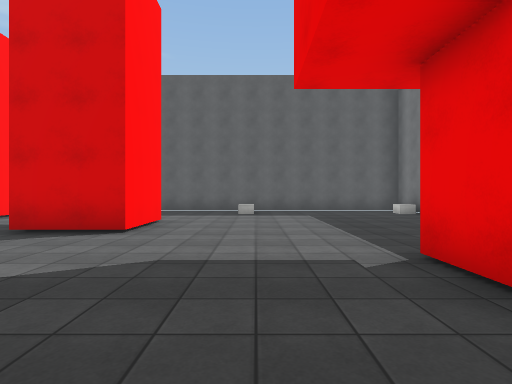
View 1 (above)

24 first-person views from a walk through a scene from a Unity 3-D project. The camera is 1.4 m above the floor, looks level and sees 80° across. The floor is counted in squares, 2 m on a side. Each view is taken from the middle of a square. On the plan, view 1 faces up. The plan holds only what a view shows up to about 10 squares ahead; the rest is blank. The player character is not drawn. Surface patterns are stand-ins for the level's own textures.

View 2
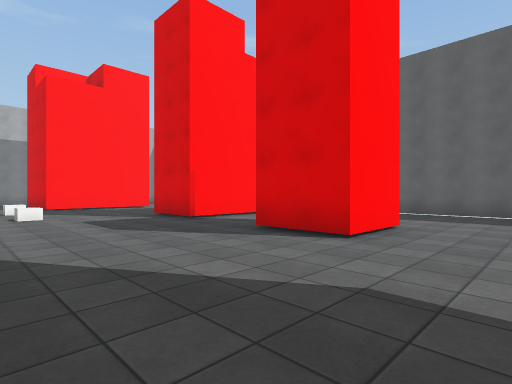

View 3
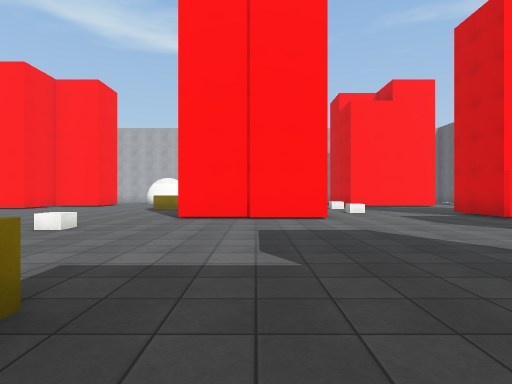

View 4
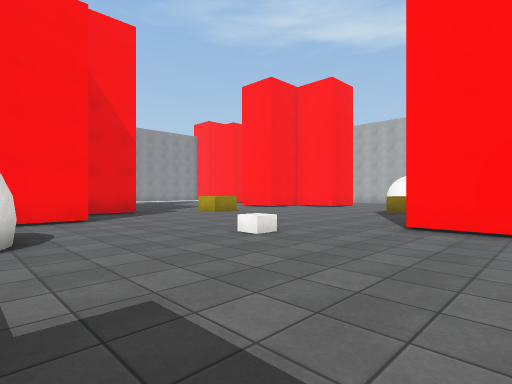

View 5
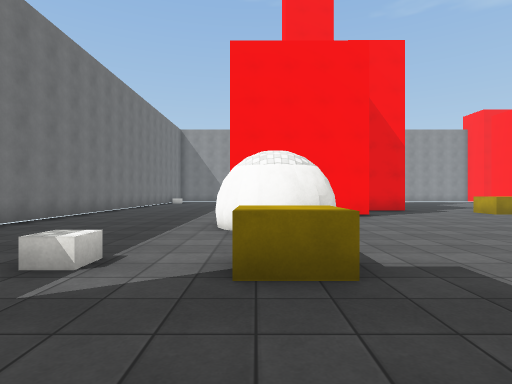

View 6
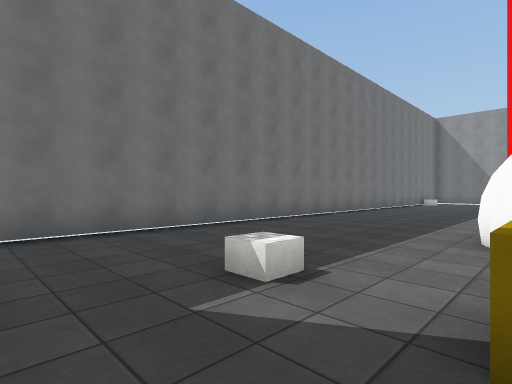

View 7
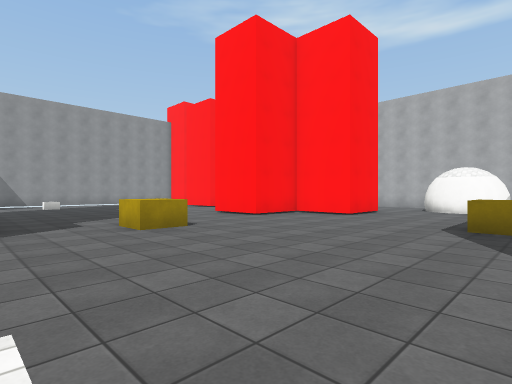

View 8
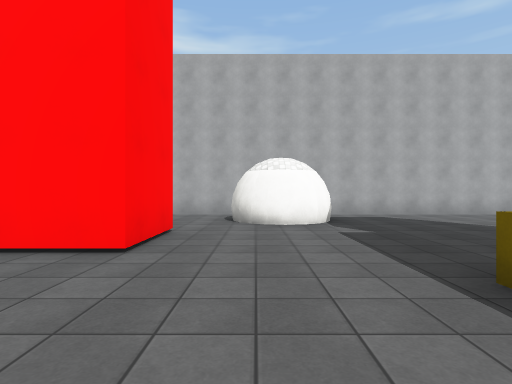

View 9
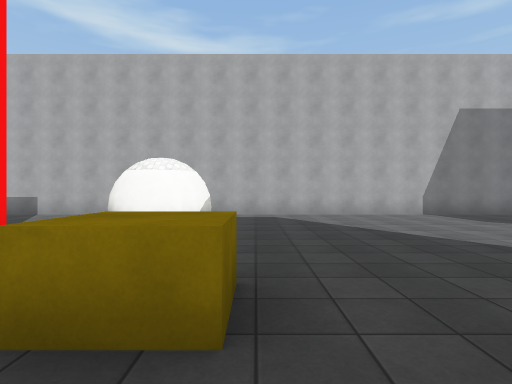

View 10
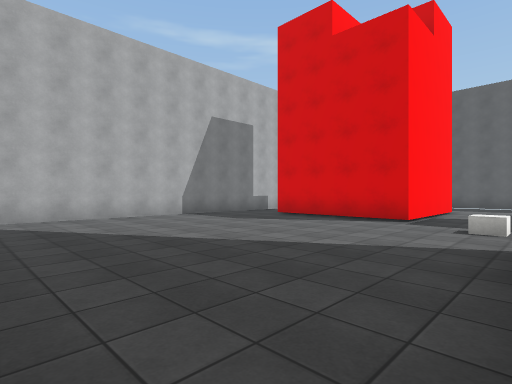

View 11
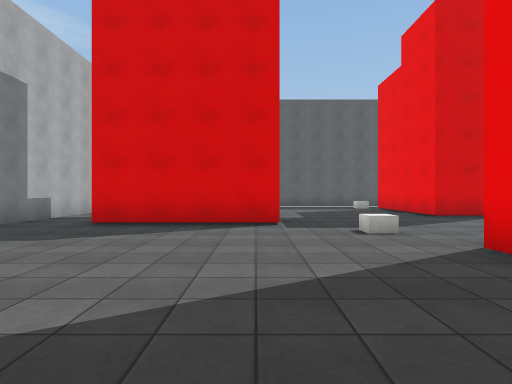

View 12
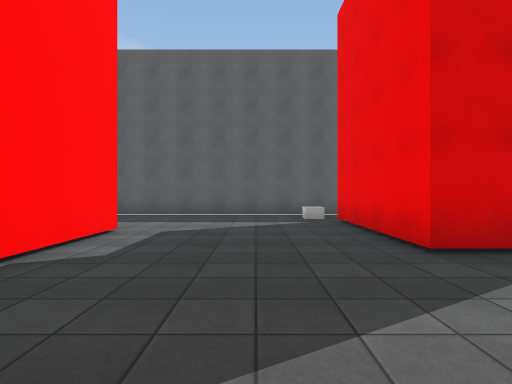

View 13
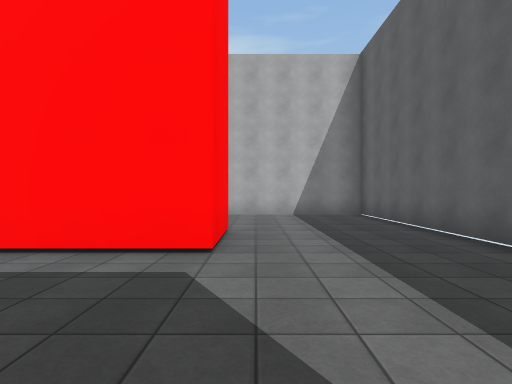

View 14
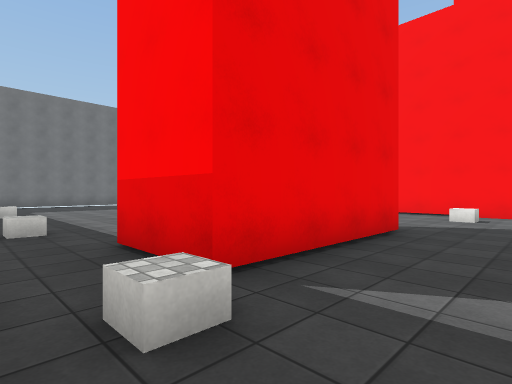

View 15
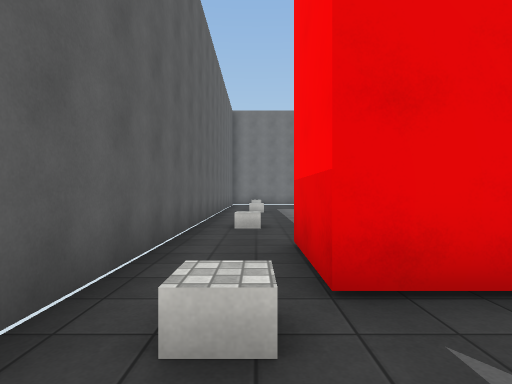

View 16
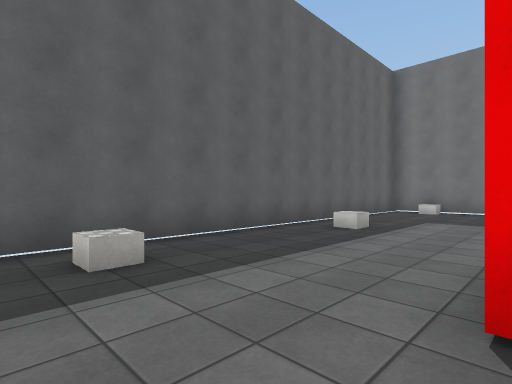

View 17
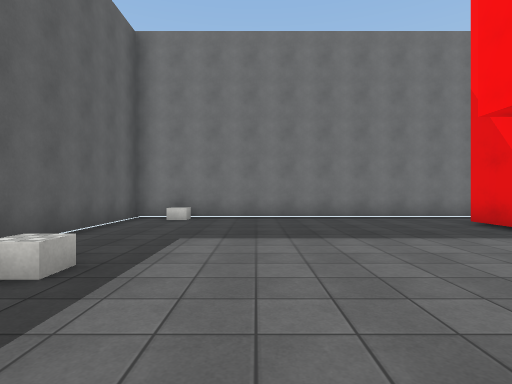

View 18
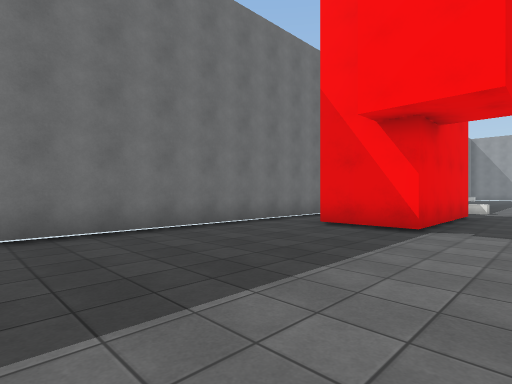

View 19
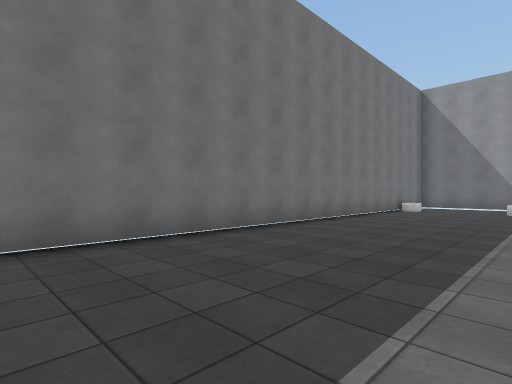

View 20
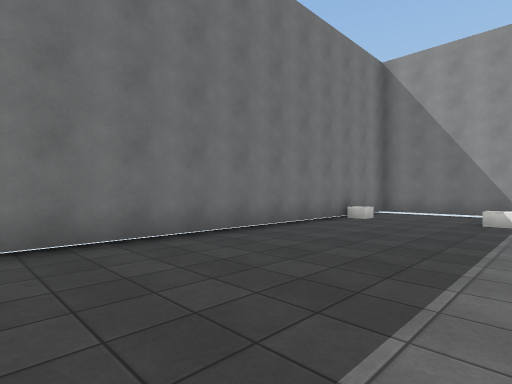

View 21
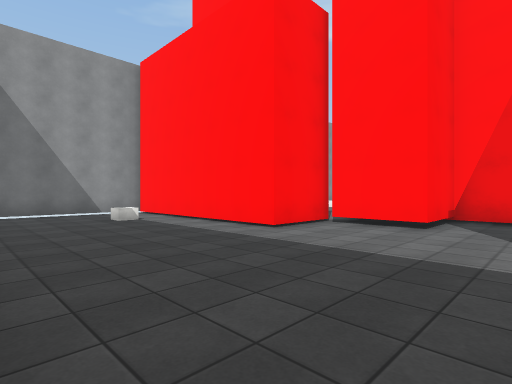

View 22
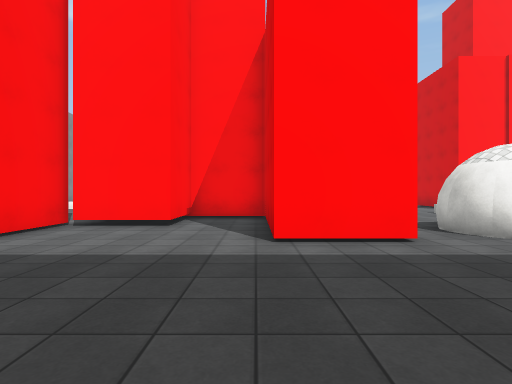

View 23
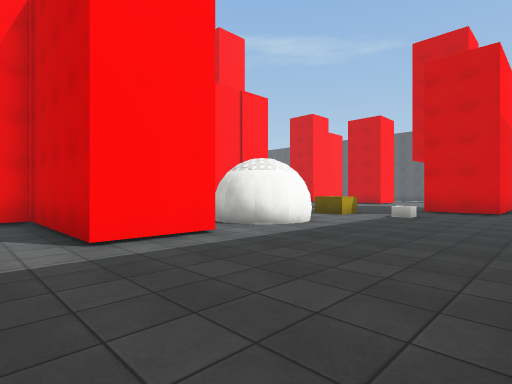

View 24
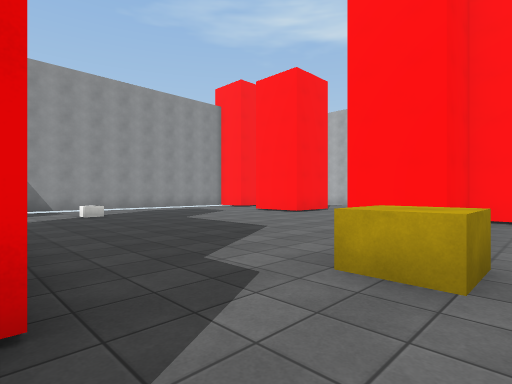

### Floor plan
Points are (right, up) in squares from view 1. A wall is a line through its corners. A room is listed if a view was taken in it or the views show most of it. See-through windows are left out.
Room 1 (views 1, 2, 3, 4, 5, 6, 7, 8, 9, 10, 11, 12, 13, 14, 15, 16, 17, 18, 19, 20, 21, 22, 23, 24)
walls: (-3.4, -8.7) (-1.8, -8.7); (-1.5, -5.9) (-1.4, -5.7); (-1.6, -6.4) (-1.5, -5.8) (-1.2, -5.5) (-0.7, -5.2) (-0.5, -5.2); (-5.4, -10.7) (-3.8, -10.7); (-0.6, -5.2) (0, -5.2) (0.5, -5.5) (0.8, -6.1) (0.9, -6.5) (0.5, -7.3) (0, -7.5) (-0.6, -7.6); (-10.1, 0.8) (-7, 0.8) (-7, -3.1); (-11.1, 0.4) (-11.1, 0.9); (-0.5, -7.6) (-0.7, -7.6) (-1.1, -7.3); (0.3, -5.4) (0.5, -5.6); (0.8, -6.4) (0.7, -6.9) (0.2, -7.5); (0.8, -8.6) (0.8, -10.7) (-3.3, -10.7) (-3.3, -12.7) (-1.3, -12.7) (-1.3, -15) (0.5, -15) (0.5, -20.8); (-15.5, -8.5) (-13.5, -8.5) (-13.5, -10.5) (-11.5, -10.5) (-11.5, -12.5); (-16.6, -5.8) (-16.5, -6.6); (-16.5, -6.8) (-16.7, -7.1) (-17, -7.4); (1.8, -0.8) (1.8, 3.2) (3.8, 3.2); (-17.2, -5.2) (-16.4, -6) (-16.6, -6.9); (-17.7, -5.1) (-17.3, -5.2) (-16.8, -5.5) (-16.5, -6.2); (3.8, 0.8) (3.8, -0.7) (2.1, -0.7); (-19.5, -7.6) (-19.5, -11.8); (-2.2, 7.2) (-2.2, 5.3) (-4.2, 5.3); (5.2, 0.9) (5.2, 11.2) (-19.5, 11.2) (-19.5, -5.5); (-7, 8.6) (-7, 5.5) (-9, 5.5) (-9, 9.5) (-7, 9.5); (-15.5, 7.5) (-13.5, 7.5) (-13.5, 3.5) (-17.5, 3.5); (1, -21.2) (5, -21.2); (5.2, -20.9) (5.2, -1.4)
objects: cube (-12, -5) to (-12, -4); cube (-12, 2); cube (-10, 10); cube (-9, 2); cube (-8, -19); cube (-8, -10); cube (-5, -5); cube (-5, 10); cube (-1, -3) to (0, -3); cube (0, 10); cube (2, -19); cube (2, -3); cube (5, -19); cube (5, 10)

Where each view was taken, in squares from view 1:
view 1: 0 up, 0 right, facing up
view 2: 1 up, 0 right, facing up-left
view 3: 1 down, 1 right, facing left
view 4: 1 down, 1 left, facing down-left
view 5: 0 up, 0 right, facing down
view 6: 1 down, 0 right, facing down-right
view 7: 4 down, 5 left, facing down-left
view 8: 7 down, 10 left, facing left
view 9: 4 down, 10 left, facing left
view 10: 4 down, 11 left, facing up-left
view 11: 3 down, 14 left, facing up
view 12: 2 up, 11 left, facing up
view 13: 8 up, 10 left, facing left
view 14: 11 up, 11 left, facing down-right
view 15: 10 up, 11 left, facing right
view 16: 7 up, 6 left, facing up-right
view 17: 8 up, 3 left, facing right
view 18: 9 up, 0 right, facing down-right
view 19: 7 down, 1 right, facing down-right
view 20: 11 down, 1 right, facing down-right
view 21: 11 down, 5 right, facing down-left
view 22: 11 down, 5 right, facing left
view 23: 12 down, 5 right, facing up-left
view 24: 9 down, 5 left, facing down-left
